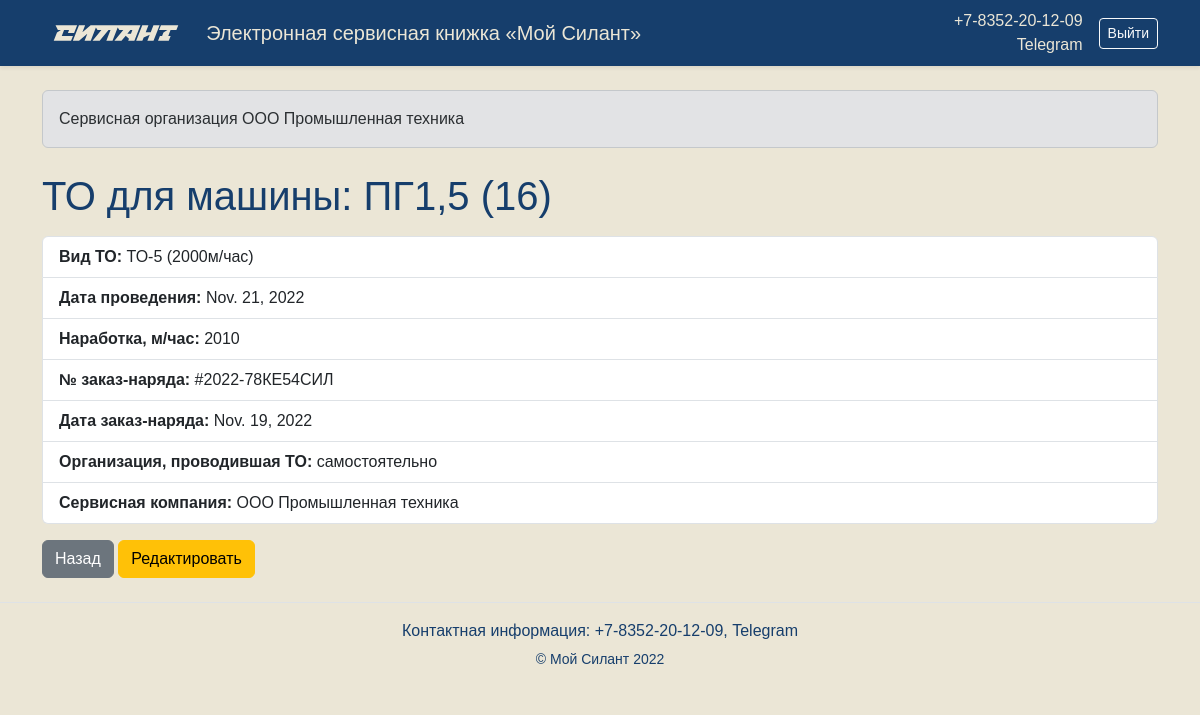
The page /technical-service/36/ (signed in) on the database its author committed.
### monitoring/models.py (models this page shows, shortened)
class User(AbstractUser):
    ROLE_CHOICES = (
        ('client', 'Клиент'),
        ('service', 'Сервисная организация'),
        ('manager', 'Менеджер ЧЗСА'),
    )
    role = models.CharField(max_length=20, choices=ROLE_CHOICES, default='client')
    company = models.CharField(max_length=255, blank=True, null=True)
    phone = models.CharField(max_length=20, blank=True, null=True)

class TechnicalService(models.Model):
    machine = models.ForeignKey(
        Machine,
        on_delete=models.CASCADE,
        related_name='technical_services',
        verbose_name="Машина"
    )
    service_type = models.ForeignKey(
        ServiceType,
        on_delete=models.PROTECT,
        verbose_name="Вид ТО"
    )
    service_date = models.DateField(verbose_name="Дата проведения ТО")
    operating_hours = models.PositiveIntegerField(verbose_name="Наработка, м/час")
    work_order_number = models.CharField(max_length=50, verbose_name="№ заказ-наряда")
    work_order_date = models.DateField(verbose_name="Дата заказ-наряда")
    service_organization = models.ForeignKey(
        ServiceOrganization,
        on_delete=models.PROTECT,
        null=True,
        blank=True,
        verbose_name="Организация, проводившая ТО"
    )
    service_organization_name = models.CharField(
        max_length=200,
        blank=True,
        verbose_name="Название организации (текст, если не в справочнике)"
    )
    service_company = models.ForeignKey(
        User,
        on_delete=models.SET_NULL,
        null=True,
        blank=True,
        limit_choices_to={'role': 'service'},
        verbose_name="Сервисная компания"
    )
    class Meta:
        ordering = ['-service_date']

class Machine(models.Model):
    serial_number = models.CharField(max_length=50, unique=True, verbose_name="Зав. № машины")
    machine_model = models.ForeignKey(
        MachineModel,
        on_delete=models.PROTECT,
        verbose_name="Модель техники"
    )
    engine_model = models.ForeignKey(
        EngineModel,
        on_delete=models.PROTECT,
        verbose_name="Модель двигателя"
    )
    transmission_model = models.ForeignKey(
        TransmissionModel,
        on_delete=models.PROTECT,
        verbose_name="Модель трансмиссии"
    )
    drive_axle_model = models.ForeignKey(
        DriveAxleModel,
        on_delete=models.PROTECT,
        verbose_name="Модель ведущего моста"
    )
    steering_axle_model = models.ForeignKey(
        SteeringAxleModel,
        on_delete=models.PROTECT,
        verbose_name="Модель управляемого моста"
    )
    engine_serial = models.CharField(max_length=50, verbose_name="Зав. № двигателя")
    transmission_serial = models.CharField(max_length=50, verbose_name="Зав. № трансмиссии")
    drive_axle_serial = models.CharField(max_length=50, verbose_name="Зав. № ведущего моста")
    steering_axle_serial = models.CharField(max_length=50, verbose_name="Зав. № управляемого моста")
    supply_contract = models.CharField(
        max_length=255,
        verbose_name="Договор поставки №, дата"
    )
    shipment_date = models.DateField(verbose_name="Дата отгрузки с завода")
    consignee = models.CharField(max_length=255, verbose_name="Грузополучатель")
    delivery_address = models.TextField(verbose_name="Адрес поставки (эксплуатации)")
    equipment = models.TextField(verbose_name="Комплектация (доп. опции)")
    client = models.ForeignKey(
        User,
        on_delete=models.PROTECT,
        related_name='owned_machines',
        limit_choices_to={'role': 'client'},
        verbose_name="Клиент"
    )
    service_company = models.ForeignKey(
        User,
        on_delete=models.SET_NULL,
        null=True,
        blank=True,
        related_name='serviced_machines',
        limit_choices_to={'role': 'service'},
        verbose_name="Сервисная компания"
    )
    current_hours = models.PositiveIntegerField(
        default=0,
        verbose_name="Наработка, м/час"
    )
    created_at = models.DateTimeField(auto_now_add=True)
    updated_at = models.DateTimeField(auto_now=True)
    def __str__(self):
        return f"{self.machine_model.name} ({self.serial_number})"
    class Meta:
        ordering = ['-shipment_date']

class BaseReference(models.Model):
    name = models.CharField(max_length=100, unique=True)
    description = models.TextField(blank=True)
    class Meta:
        abstract = True

class MachineModel(BaseReference):
    pass

class ServiceType(models.Model):
    name = models.CharField(max_length=100, unique=True, verbose_name="Название")
    description = models.TextField(blank=True, verbose_name="Описание")

class ServiceOrganization(models.Model):
    name = models.CharField(max_length=255, unique=True, verbose_name="Название организации")
    address = models.TextField(verbose_name="Адрес")
    contact_person = models.CharField(max_length=255, verbose_name="Контактное лицо")
    contact_phone = models.CharField(max_length=20, verbose_name="Контактный телефон")

### monitoring/views.py (the view)
class TechnicalServiceDetailView(LoginRequiredMixin, DetailView):
    model = TechnicalService
    template_name = 'monitoring/technical_service_detail.html'
    context_object_name = 'service'

### monitoring/utils.py (called while the page is built)
def role_required(roles):
    def decorator(view_func):
        @wraps(view_func)
        def wrapper(request, *args, **kwargs):
            if request.user.is_authenticated and request.user.role in roles:
                return view_func(request, *args, **kwargs)
            return HttpResponseForbidden("Доступ запрещен")
        return wrapper
    return decorator

### monitoring/templates/monitoring/technical_service_detail.html (shortened to what this page needs)
{% extends "monitoring/base.html" %}
{% block content %}
<div class="container mt-4">
    <h1>ТО для машины: {{ service.machine }}</h1>
    <ul class="list-group my-3">
        <li class="list-group-item"><strong>Вид ТО:</strong> {{ service.service_type.name|default:"Не указано" }}</li>
        <li class="list-group-item"><strong>Дата проведения:</strong> {{ service.service_date|default:"Не указано" }}</li>
        <li class="list-group-item"><strong>Наработка, м/час:</strong> {{ service.operating_hours|default:"Не указано" }}</li>
        <li class="list-group-item"><strong>№ заказ-наряда:</strong> {{ service.work_order_number|default:"Не указано" }}</li>
        <li class="list-group-item"><strong>Дата заказ-наряда:</strong> {{ service.work_order_date|default:"Не указано" }}</li>
        <li class="list-group-item"><strong>Организация, проводившая ТО:</strong> {{ service.service_organization.name|default:"Не указано" }}</li>
        <li class="list-group-item"><strong>Сервисная компания:</strong> {{ service.service_company.username|default:"Не указано" }}</li>
    </ul>
    <a href="{% url 'monitoring:technical_service_list' %}" class="btn btn-secondary">Назад</a>
    {% if user.role == 'service' or user.role == 'manager' %}
        <a href="{% url 'monitoring:service_edit' pk=service.pk %}" class="btn btn-warning">
            Редактировать
        </a>
    {% endif %}
</div>
{% endblock %}

### monitoring/templates/monitoring/base.html (shortened to what this page needs)
<!DOCTYPE html>
{% load static %}
<html lang="ru">
<head>
    <link href="https://cdn.jsdelivr.net/npm/bootstrap@5.3.1/dist/css/bootstrap.min.css" rel="stylesheet">
    <link rel="stylesheet" href="https://cdn.jsdelivr.net/npm/bootstrap-icons@1.10.5/font/bootstrap-icons.css">
</head>
<body>
    <header class="bg-primary text-white shadow-sm">
        <div class="container d-flex flex-wrap align-items-center justify-content-between py-2">
            <div class="d-flex align-items-center">
                <img src="{% static 'images/logotype_accent_RGB_1.svg' %}" alt="Логотип" height="50" class="me-3">
                <h1 class="h5 mb-0">Электронная сервисная книжка «Мой Силант»</h1>
            </div>
            <div class="d-flex align-items-center">
                <div class="me-3 text-end">
                    <div>+7-8352-20-12-09</div>
                    <div>Telegram</div>
                </div>
                {% if user.is_authenticated %}
                    <form method="post" action="{% url 'monitoring:logout' %}" class="d-inline">
                            <button type="submit" class="btn btn-outline-light btn-sm">Выйти</button>
                    </form>
                {% else %}
                    <a href="{% url 'monitoring:login' %}" class="btn btn-outline-light btn-sm">Войти</a>
                {% endif %}
            </div>
        </div>
    </header>
    <main class="py-4">
        <div class="container mb-4">
            {% if user.is_authenticated %}
                <div class="alert alert-secondary">
                    <div>
                        {% if user.role == "client" %}
                            Клиент
                        {% elif user.role == "service" %}
                            Сервисная организация
                        {% elif user.role == "manager" %}
                            Менеджер ЧЗСА
                        {% else %}
                            Пользователь
                        {% endif %}
                        {{ user.get_full_name|default:user.username }}
                    </div>
                </div>
            {% endif %}
        </div>
        {% block content %}{% endblock %}
    </main>
    <footer class="bg-light text-center text-muted py-3 border-top">
        <div>
            <p class="mb-1">Контактная информация: +7-8352-20-12-09, Telegram</p>
            <small>© Мой Силант 2022</small>
        </div>
    </footer>
</body>
</html>

### monitoring/templates/monitoring/base.html (style rules this page uses)
body { font-family: 'PT Astra Sans', sans-serif; color: #163E6C; background-color: #EBE6D6; }
header.bg-primary { background-color: #163E6C !important; color: #EBE6D6 !important; }
footer.bg-light { background-color: #EBE6D6 !important; color: #163E6C !important; }

### rows shown on the page
User: get_full_name "ООО Промышленная техника"
TechnicalService: machine "ПГ1,5 (16)", service_type.name "ТО-5 (2000м/час)", service_date "Nov. 21, 2022", operating_hours "2010", work_order_number "#2022-78КЕ54СИЛ", work_order_date "Nov. 19, 2022", service_organization.name "самостоятельно", service_company.username "ООО Промышленная техника"
